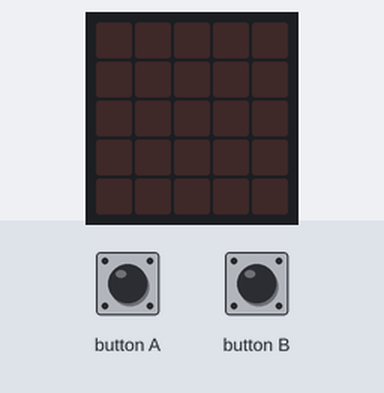
This program was run on a simulated BBC micro:bit running MicroPython. On the bench: the board's 5×5 LED display. Inputs (shaded band) come from the test bench.

Above: at 1.2 s.
1.3 s: button A pressed for 0.15 s
At 1.4 s:
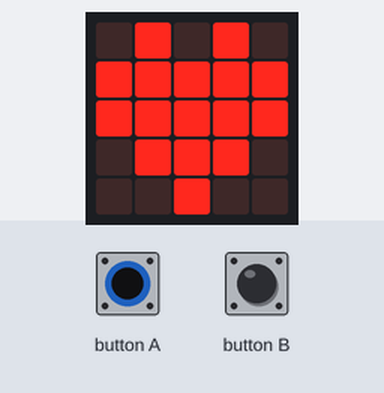
3.2 s: button B pressed for 1 s
At 3.3 s:
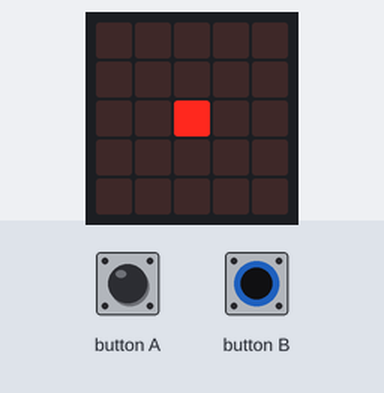
6.2 s: button B pressed for 3.2 s
At 6.5 s:
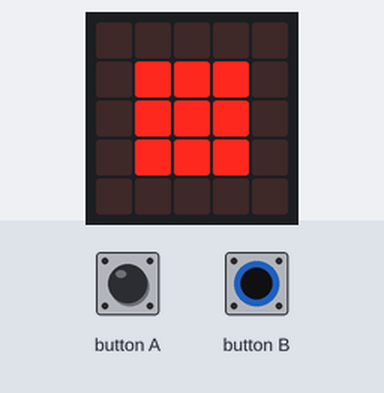
10.9 s: button A pressed for 3.2 s
At 11.2 s:
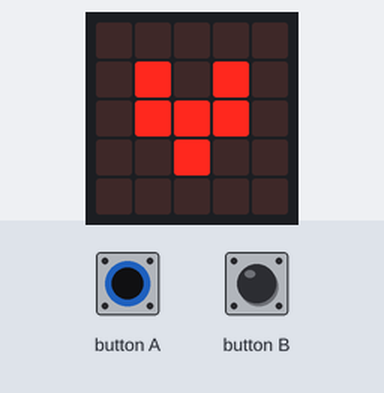
Timing chart, 0 to 13.9 s (numbered marks = the images above; inputs shaded):
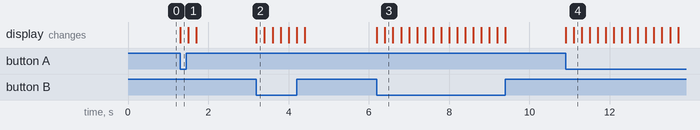

Measured:
- after the input at 1.3 s, the display: changes at once (image 1)
- after the input at 3.2 s, the display: changes at once (image 2)
- after the input at 6.2 s, the display: first changes at once (image 3 shows a later state)
- after the input at 10.9 s, the display: first changes at once (image 4 shows a later state)

The program:

04-Boutons-events.py
```python
# Utilisation des boutons et gestion des évènements

# Importations
import microbit as m

# Initialisations
tabImg=[      #Stocke les images
        m.Image("00000:" "00000:" "00000:" "00000:" "00000"),   # 0. vide
        m.Image("09090:" "99999:" "99999:" "09990:" "00900"),   # 1. gros coeur
        m.Image("00000:" "09090:" "09990:" "00900:" "00000"),   # 2. petit coeur
        m.Image("00000:" "00000:" "00900:" "00000:" "00000"),   # 3. petit carré
        m.Image("00000:" "09990:" "09990:" "09990:" "00000")    # 4. gd carré
        ]
boutonA = m.button_a
boutonB = m.button_b

# Fonction d'affichage d'un coeur qui bat
def coeur():
    m.display.show(tabImg[1])
    m.sleep(200)
    m.display.show(tabImg[2])
    m.sleep(200)

# Fonction d'affichage d'un carré qui bat
def carre():
    m.display.show(tabImg[3])
    m.sleep(200)
    m.display.show(tabImg[4])
    m.sleep(200)

while True:
        if boutonA.is_pressed() == 1 :
            coeur()
        elif boutonB.is_pressed() == 1 :
            carre()
        else:
            m.display.show(tabImg[0]) # Affichage d'une image vide
```
